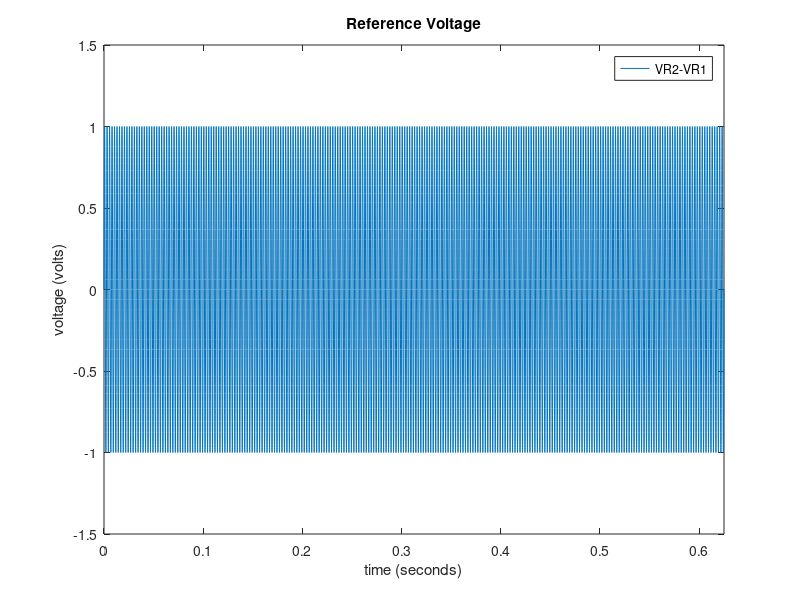
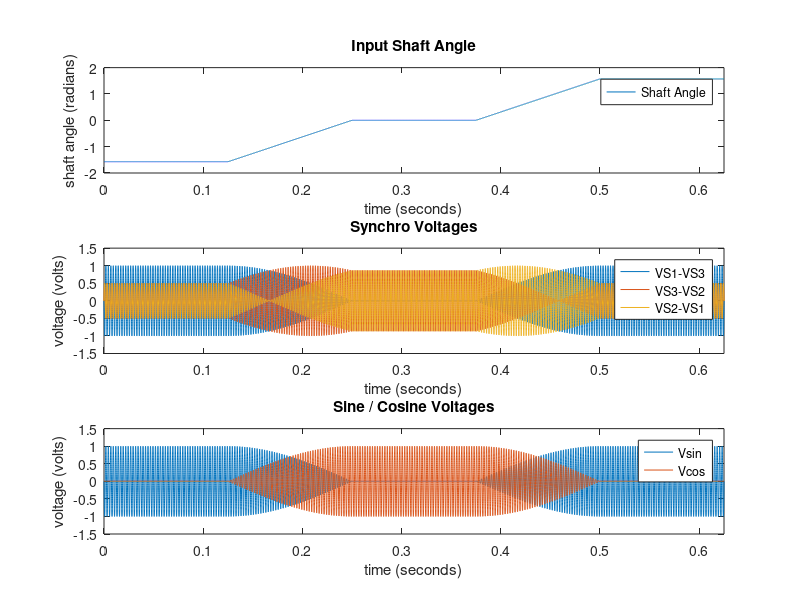
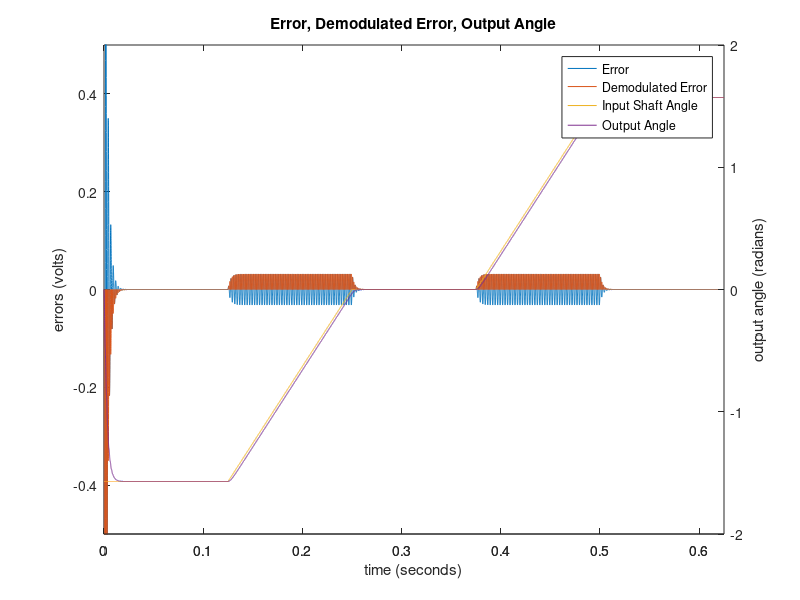
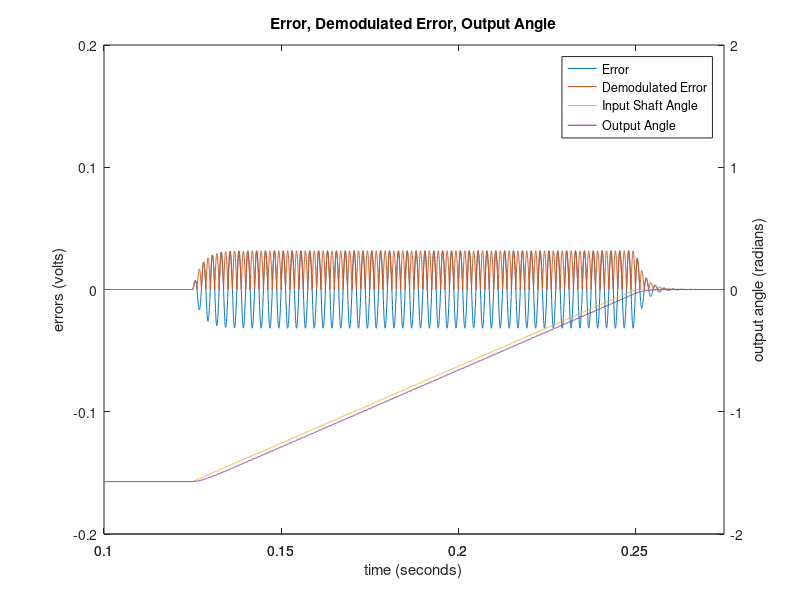

These figures' MATLAB source, in order:
# setup
length=25e3/40e3;  # time in seconds
Fs=40e3;           # sample rate
T=1/Fs;            # period

# create time vector
t=0:T:length;

# create reference waveform
ref = sin (2*pi*400*t);

# create set points
setpts = zeros (size (t));
setpts(    1:5000) = -90;
setpts( 5001:10000) = -90:90/5000:-90/5000;
setpts(10001:15000) = 0;
setpts(15001:20000) = 0:90/5000:90-90/5000;
setpts(20001:25000) = +90;
setpts(25001) = +90;
setpts = setpts * pi/180;

# create synchro waveforms
s1ms3 = ref .* sin (setpts);
s3ms2 = ref .* sin (setpts + 120*pi/180);
s2ms1 = ref .* sin (setpts + 240*pi/180);

# create sin and cos inputs using scott transformation
sinin = s1ms3;
cosin = 2/sqrt(3) * (s3ms2 + 0.5 * s1ms3);

# convert ref waveform into square waveform
refsq = sign(ref);

# init state variables
theta = zeros(size(t));
delta = zeros(size(t));
demod = zeros(size(t));

for i=1:size(t)(2)-1
  # calculate AC error term
  delta(i) = sinin(i)*cos(theta(i)) - cosin(i)*sin(theta(i));

  # demodulate AC error term
  demod(i) = refsq(i) * delta(i);

  # apply gain term to demodulated error term and integrate
  newtheta = theta(i) + 1/64*demod(i);

  # wrap from -pi to +pi
  theta(i+1) = mod(newtheta+pi, 2*pi)-pi;
endfor

### FIGURE 1 ###

figure (1, 'position',[0,0,1280,600]);
plot (t, ref);
title('Reference Voltage');
axis ([0 length -1.5 1.5])
xlabel ('time (seconds)');
ylabel ('voltage (volts)');
legend ('VR2-VR1');
print -dpng figure1.png

### FIGURE 2 ###

figure (2, 'position',[0,0,1280,800]);

subplot(3,1,1);
plot (t, setpts);
title('Input Shaft Angle');
axis ([0 length])
xlabel ('time (seconds)');
ylabel ('shaft angle (radians)');
legend ('Shaft Angle');

subplot(3,1,2);
plot (t, s1ms3, t, s3ms2, t, s2ms1);
title('Synchro Voltages');
axis ([0 length -1.5 1.5])
xlabel ('time (seconds)');
ylabel ('voltage (volts)');
legend ('VS1-VS3','VS3-VS2','VS2-VS1');

subplot(3,1,3);
plot (t, sinin, t, cosin);
title('Sine / Cosine Voltages');
axis ([0 length -1.5 1.5])
xlabel ('time (seconds)');
ylabel ('voltage (volts)');
legend ('Vsin', 'Vcos');

print -dpng figure2.png

### FIGURE 3 ###

figure (3, 'position',[0,0,1280,600]);
y1 = [delta;demod];
y2 = [setpts;theta];
ax = plotyy (t, y1, t, y2);
title('Error, Demodulated Error, Output Angle');
legend ('Error', 'Demodulated Error', 'Input Shaft Angle', 'Output Angle');
axis ([0 length -0.5 +0.5 -2 +2])
xlabel ('time (seconds)');
ylabel (ax(1), "errors (volts)");
ylabel (ax(2), "output angle (radians)");
print -dpng figure3.png

### FIGURE 4 ###

figure (4, 'position',[0,0,1280,600]);
y1 = [delta;demod];
y2 = [setpts;theta];
ax = plotyy (t, y1, t, y2);
title('Error, Demodulated Error, Output Angle');
legend ('Error', 'Demodulated Error', 'Input Shaft Angle', 'Output Angle');
axis (ax(1), [0.1 0.275 -0.2 +0.2])
axis (ax(2), [0.1 0.275 -2 +2])
xlabel ('time (seconds)');
ylabel (ax(1), "errors (volts)");
ylabel (ax(2), "output angle (radians)");
print -dpng figure4.png

### FIGURE 5 ###

figure (5, 'position',[0,0,1280,600]);
plot (t, setpts, t, theta);
title('Input Shaft Angle, Output Angle');
axis ([0 length])
xlabel ('time (seconds)');
ylabel ('shaft angle (radians)');
legend ('input angle', 'output angle');
print -dpng figure5.png

